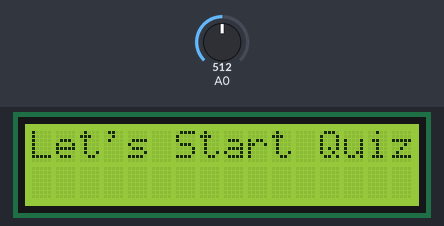
Bench run of a program on a simulated Arduino Uno, built with avr-gcc and run on an emulated ATmega328P. Parts: 16×2 character LCD. Inputs (shaded band) come from the test bench; at power-on: A0 = 512.

Above: at 1.2 s.
1.3 s: A0 set to 489
At 3.5 s:
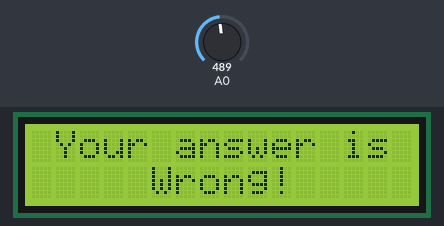
4.3 s: A0 set to 340
At 6.9 s:
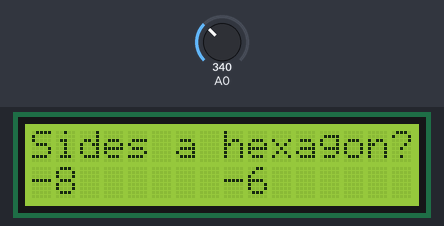
7.1 s: A0 set to 257
8.6 s: A0 set to 235
At 8.7 s:
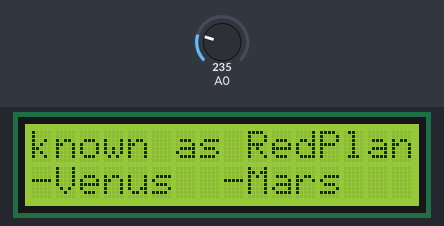
11.1 s: A0 set to 106
14.1 s: A0 set to 92
At 14.9 s:
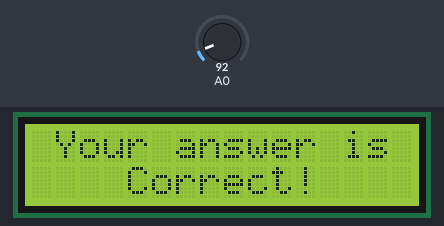
Timing chart, 0 to 17.1 s (numbered marks = the images above; inputs shaded):
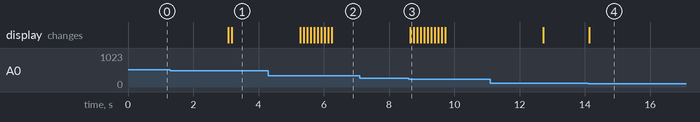

The program:

main.cpp
```cpp
#include <LiquidCrystal.h>
#include <util/delay.h>
#include <Arduino.h>

//LiquidCrystal lcd(12, 11, 5, 4, 3, 2);
LiquidCrystal lcd(8, 9, 4, 5, 6, 7);

//LiquidCrystal lcd(7, 6, 5, 4, 3, 2);


unsigned char menuPosition = 1;
uint8_t refreshLCD = 1;
uint16_t raw;
char buf[7];
int screenWidth = 16;
int screenHeight = 2;

// Quiz Questions and Answers
const char *questions[] = {
    "Capital of USA?",
    "Largest planet?",
    "Chem.symbol gold?",
    "Largest desert?",
    "Curency of Japan?",
    "Largest ocean?",
    "Biggest city EU?",
    "Year WW II ended?",
    "Moon landing year?",
    "Capital of Canada?",
    "known as RedPlanet?",
    "Sides a hexagon?"
};

const char *options[][2] = {
    {"-N.Y.C", "-D.C"},
    {"-Earth", "-Jupiter"},
    {"-Au", "-Ag"},
    {"Antarctica ", "-Sahara "},
    {"-Yen", "-Lira"},
    {"-Pacific", "-Atlantic"},
    {"-Istanbul", "-Rome"},
    {"-1945", "-1946"},
    {"-1969", "-1971"},
    {"-Ottawa", "-Toronto"},
    {"-Venus", "-Mars"},
    {"-8", "-6"}
};

char correctAnswers[] = {'b', 'b', 'a', 'a', 'a', 'a', 'a', 'a', 'a', 'a', 'b', 'b'};

int correctCount = 0;  // Variable to count correct answers

void checkAnswer(char userAnswer)
{
    lcd.setCursor(0, 1);
    if (userAnswer == correctAnswers[menuPosition - 1])
    {
      lcd.setCursor(0, 0);
      lcd.print(" Your answer is  ");
      lcd.setCursor(0, 1);
        lcd.print("    Correct!    ");
        correctCount++;
    }
    else
    {
       lcd.setCursor(0, 0);
      lcd.print(" Your answer is  ");
       lcd.setCursor(0, 1);
        lcd.print("     Wrong!     ");

    }
    _delay_ms(2000);
}
void start()
{
     lcd.clear();
    lcd.setCursor(0, 0);
    lcd.print("Let's Start Quiz!");

    delay(3000);
}

void displayQuestion()
{
  if(menuPosition <= 1)
{
      start();
}
    lcd.clear();
    lcd.setCursor(0, 0);
    // Print the truncated question on the first line
    lcd.print(questions[menuPosition - 1]);

    // Print the truncated first option on the second line
    lcd.setCursor(0, 1);
    lcd.print(options[menuPosition - 1][0]);

    // Print the truncated second option on the second line, starting from column 8
    lcd.setCursor(8, 1);
    lcd.print(options[menuPosition - 1][1]);
}


void displayResult()
{
    lcd.clear();
    lcd.setCursor(0, 0);
    lcd.print("   Quiz Over!");
    lcd.setCursor(0, 1);
    lcd.print("True Answers: ");
    lcd.setCursor(13, 1);
    lcd.print(correctCount);
}
void displayPassed()
{
         lcd.clear();
    lcd.setCursor(0, 0);
    lcd.print(" CONGRATULATIONS!");
    lcd.setCursor(0, 1);
    lcd.print("   YOU PASSED!");
}
void displayPassedNot()
{
         lcd.clear();
    lcd.setCursor(0, 0);
    lcd.print("  Could't pass!");
    lcd.setCursor(0, 1);
    lcd.print("    Try again!");
}
void setup()
{
    lcd.begin(screenWidth, screenHeight);
}

void loop()
{
    // MEASURE ADC
    raw = analogRead(A0);

    // UP
    if ((100 < raw) && (raw < 250) && (menuPosition > 1))
    {
        menuPosition--;
        refreshLCD = 1;
    }

    // DOWN
    if ((250 < raw) && (raw < 350) && (menuPosition < 12))
    {
        menuPosition++;
        refreshLCD = 1;
    }

    if (refreshLCD)
    {
        displayQuestion();
        refreshLCD = 0;
    }


    // RIGHT
    if ((raw >= 0) && (raw < 100) && (menuPosition < 14))
    {
        // Simulate selecting option 'a'
        checkAnswer('b');
        // Move to the next question or display result if the quiz is over

            menuPosition++;
            refreshLCD = 1;
             }
            if (menuPosition == 13)

{
  displayResult();
  refreshLCD = 1;

  if ((500 < raw) && (raw < 800) && (menuPosition <= 15))
    {

        refreshLCD = 1;

  if (correctCount>=8 )
   {
    displayPassed();
    refreshLCD = 1;
    delay(5000);
   }
   else
   {
    displayPassedNot();
    refreshLCD = 1;
     delay(5000);
   }
}
}


    //LEFT
  if ((raw >350) && (raw < 500) && (menuPosition < 14))
    {
        // Simulate selecting option 'a'
        checkAnswer('a');
        // Move to the next question or display result if the quiz is over

            menuPosition++;
            refreshLCD = 1;
    }

 delay(100);
}
```

Measured:
- the behaviour switches between 500 and 499 on A0 (found by bisection; images 0 and 1)
- the behaviour switches between 250 and 249 on A0 (found by bisection; images 2 and 3)
- the behaviour switches between 100 and 99 on A0 (found by bisection; images 3 and 4)
- after the input at 1.3 s, the display: first differs from a run without the input after 1.9 s (image 1)
- after the input at 4.3 s, the display: first changes after 0.98 s (image 2 shows a later state)
- after the input at 7.1 s, every drawn part: stays the same
- after the input at 8.6 s, the display: changes after 0.05 s (image 3)
- after the input at 14.1 s, the display: changes at once (image 4)
